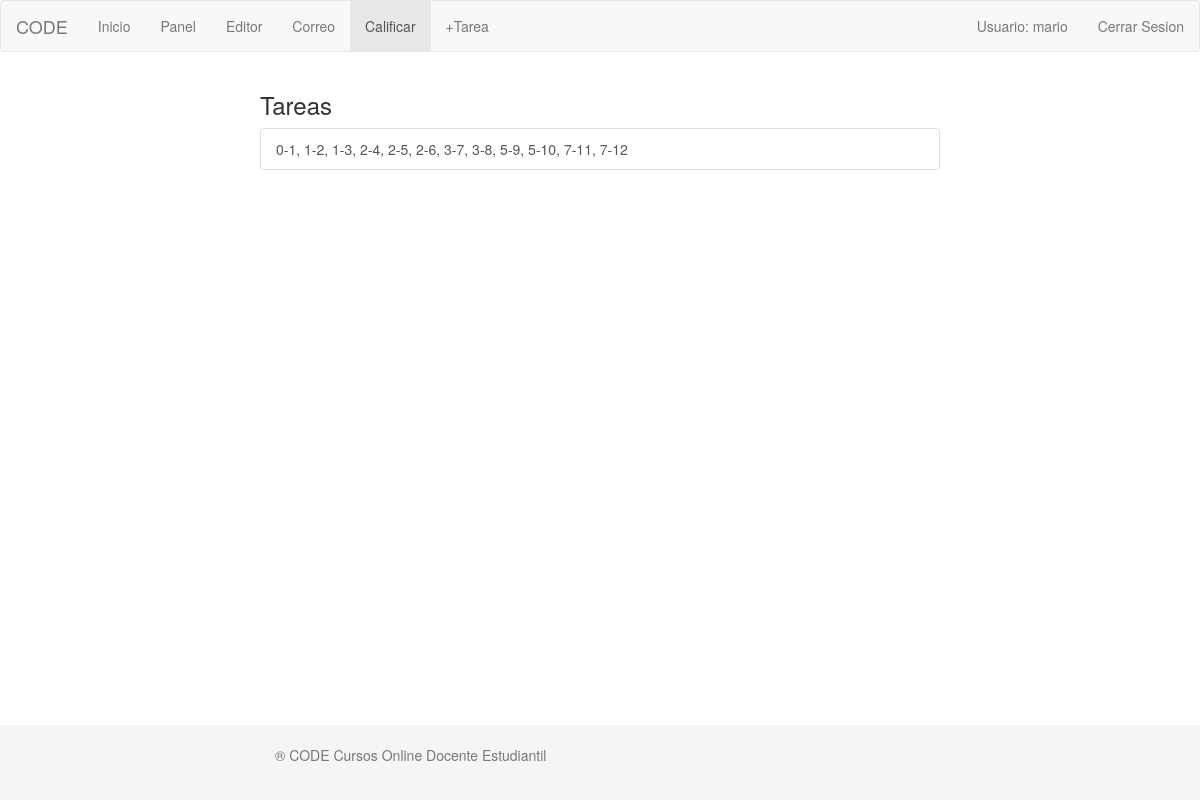
The app's page /calificar.php (signed in), older data.
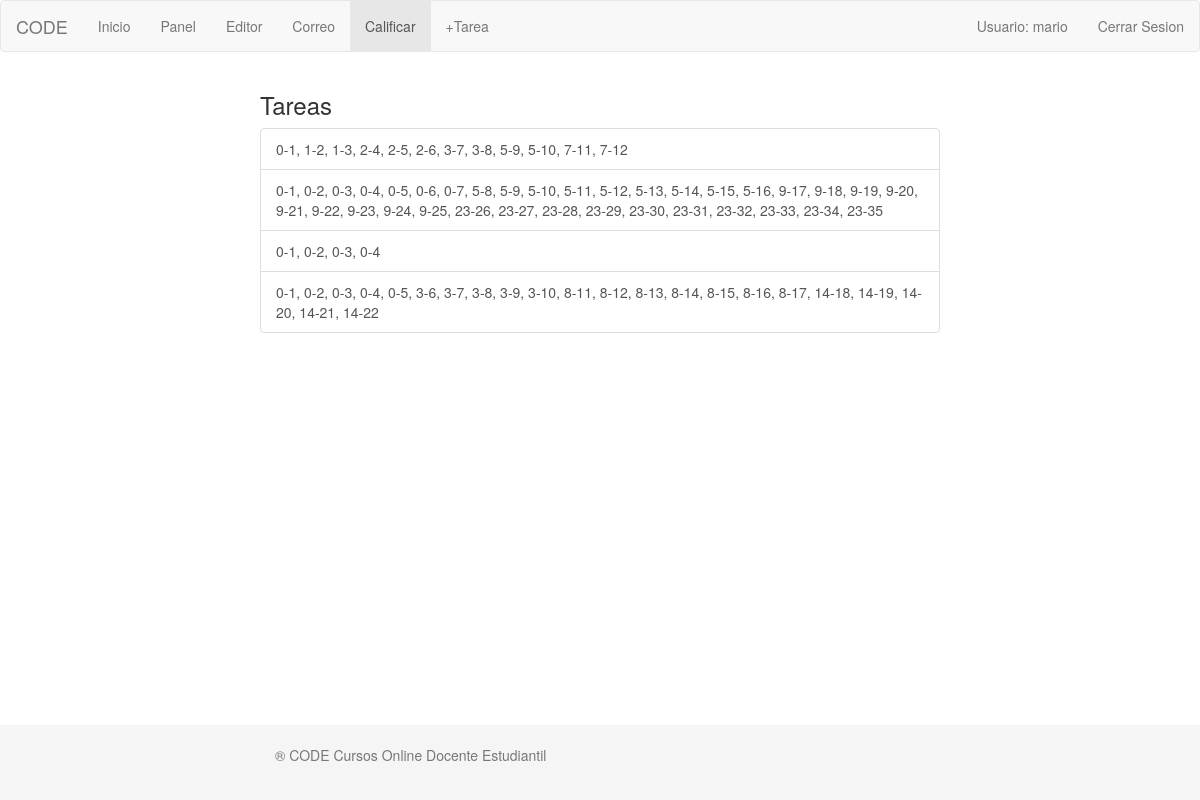
The same page, newer data.
### tables this page shows
CREATE TABLE `ejercicio` (
  `id` int(11) NOT NULL,
  `descripcion` varchar(255) DEFAULT NULL,
  `arbol` varchar(255) DEFAULT NULL,
  `rec_dfs` varchar(255) DEFAULT NULL,
  `rec_bfs` varchar(255) DEFAULT NULL
);

### modelo/Calificacion.php (called while the page is built, shortened)
<?php
require 'BDConeccion.php';
class Calificacion
{
	public function listaTareas() {
 		$this->coneccion = new BDConeccion();
 		$this->coneccion->conectar();
 		$resultado = $this->coneccion->consulta("select * from ejercicio");
 		return $resultado;
 	}
}

### modelo/BDConeccion.php (called while the page is built, shortened)
<?php
class BDConeccion {
   private $conexion;
   public function conectar()
   {
      if(!isset($this->conexion))
      {
        $this->conexion = (mysql_connect("localhost","root","root")) or die(mysql_error());
      }
   }
     public function consulta($sql)
     {
        $resultado = mysql_query($sql,$this->conexion);
        return $resultado;
    }
}

### calificar.php (the view, shortened to what this page needs)
<?php
if(isset($_SESSION['user'])){
$usuario = $_SESSION['user'];
}
else{
echo '<script>alert("Necesita iniciar sesion para acceder a esta pagina.");</script>';
echo '<script>window.location="index.php";</script>';
}
?>
<!DOCTYPE html>
<html lang="">
	<head>
		<link rel="stylesheet" href="css/bootstrap.min.css">
		<link rel="stylesheet" type="text/css" href="css/styles.css?update=12102006">
	</head>
	<body>
		<nav role="navigation" class="navbar navbar-default">
			<div class="navbar-header">
				<a href="#" class="navbar-brand">CODE</a>
			</div>
			<div id="navbarCollapse" class="collapse navbar-collapse">
				<ul class="nav navbar-nav">
					<li><a href="index.php">Inicio</a></li>
					<li ><a href="docente.php">Panel</a></li>
					<li ><a href="editor.php">Editor</a></li>
					<li ><a href="correo.php">Correo</a></li>
					<li class="active"><a href="calificar.php">Calificar</a></li>
					<li ><a href="plusTarea.php">+Tarea</a></li>
				</ul>
				<ul class="nav navbar-nav navbar-right">
					<li><a  data-toggle="collapse" data-target="#collap_user" href="#">Usuario:
					<?php echo ''.$usuario.''?></a></li>
					<li><a href="cerrarSesion.php">Cerrar Sesion</a></li>
				</ul>
			</div>
		</nav>
		<div class="container">
			<div class="row">
				<h3>Tareas</h3>
				<div class="list-group">
				  <?php
	                    require 'modelo/Calificacion.php';
	                    $calificacion = new Calificacion();
	                    $tareas = $calificacion->listaTareas();
	                ?>
	                <?php
	                    while ( $tarea = mysql_fetch_array($tareas)) {
	                          echo "<a href='insertar_nota.php?id=".$tarea['id']."' class='list-group-item'> ". $tarea['arbol']."</a>";
	                    }
	                ?>
				</div>
			</div>
		</div>
		<footer class="footer">
			<div class="container">
				<p class="text-muted">® CODE Cursos Online Docente Estudiantil</p>
			</div>
		</footer>
	</body>
</html>

Row changes from the older to the newer data that the page shows:
added ejercicio: arbol "0-1, 0-2, 0-3, 0-4, 0-5, 0-6, 0-7, 5-8, 5-9, 5-10, 5-11, 5-12, 5-13, 5-14, 5-15, 5-16, 9-17, 9-18, 9-19, 9-20, 9-21, 9-22, 9-23, 9-24, 9-25, 23-26, 23-27, 23-28, 23-29, 23-30, 23-31, 23-32, 23-33, 23-34, 23-35"
added ejercicio: arbol "0-1, 0-2, 0-3, 0-4"
added ejercicio: arbol "0-1, 0-2, 0-3, 0-4, 0-5, 3-6, 3-7, 3-8, 3-9, 3-10, 8-11, 8-12, 8-13, 8-14, 8-15, 8-16, 8-17, 14-18, 14-19, 14-20, 14-21, 14-22"
